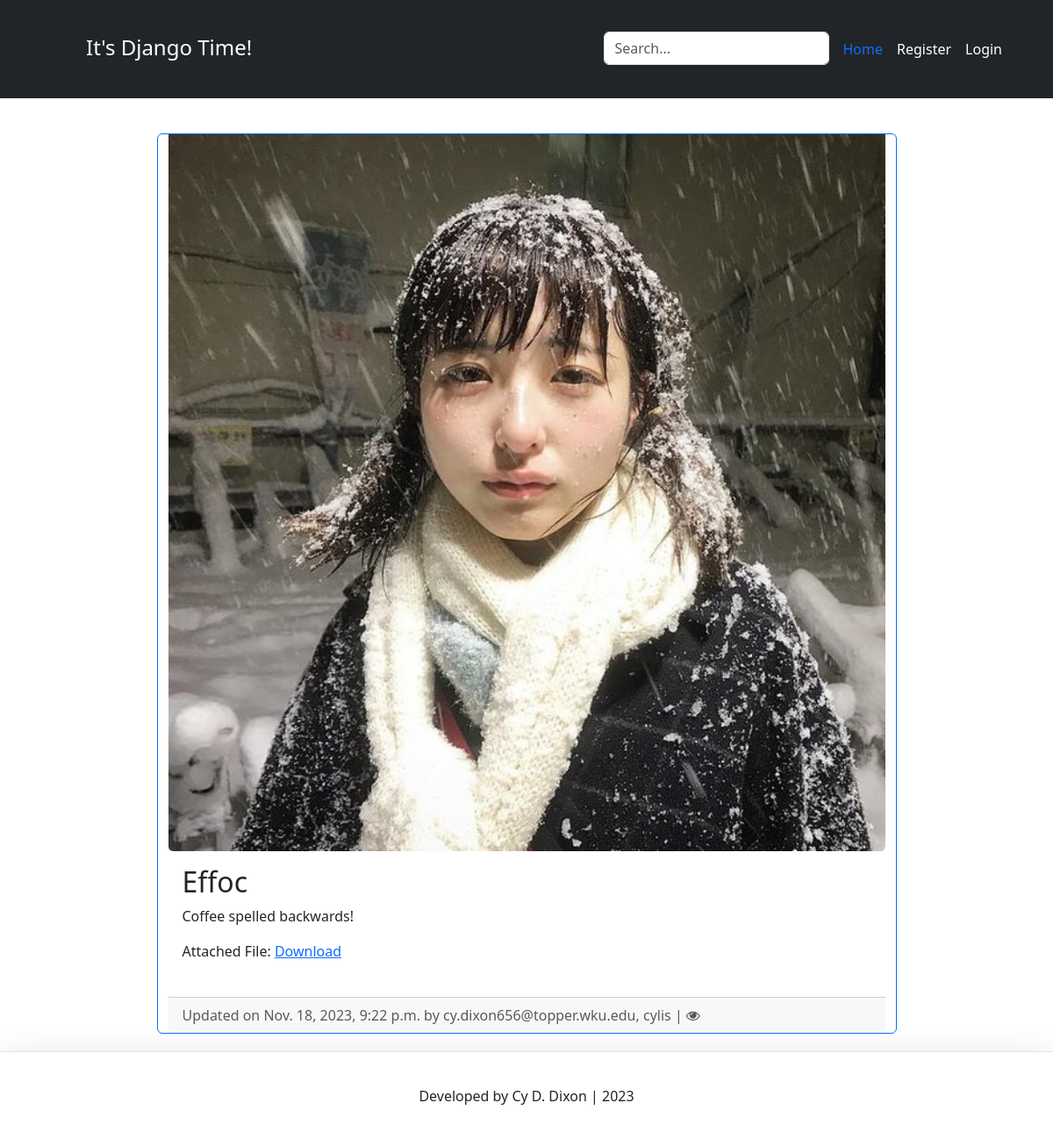
The app's page /blog/cylis-effoc/ with its own data.
### blog/models.py (models this page shows, shortened)
class BlogPost(models.Model):
	title = models.CharField(max_length=50,null=False,blank=False)
	body = models.TextField(max_length=50,null=False,blank=False)
	image = models.ImageField(upload_to=upload_location,null=False,blank=False)
	file = models.FileField(upload_to=upload_location,default='static/gov.png')
	date_published = models.DateTimeField(auto_now_add=True,verbose_name="date published")
	date_updated = models.DateTimeField(auto_now=True,verbose_name="date updated")
	author = models.ForeignKey(settings.AUTH_USER_MODEL,on_delete=models.CASCADE)
	slug = models.SlugField(blank=True,unique=True)

### account/models.py (models this page shows, shortened)
class Account(AbstractBaseUser):
	email 					= models.EmailField(verbose_name="email", max_length=60, unique=True)
	username 				= models.CharField(max_length=30, unique=True)
	date_joined				= models.DateTimeField(verbose_name='date joined', auto_now_add=True)
	last_login				= models.DateTimeField(verbose_name='last login', auto_now=True)
	is_admin				= models.BooleanField(default=False)
	is_active				= models.BooleanField(default=True)
	is_staff				= models.BooleanField(default=False)
	is_superuser			= models.BooleanField(default=False)
	USERNAME_FIELD = 'email'
	REQUIRED_FIELDS = ['username']
	objects = MyAccountManager()
	def __str__(self):
		return self.email + ", " + self.username

### blog/views.py (the view)
# urls.py: path('<slug>/', detail_blog_view, name="detail"),
def detail_blog_view(request, slug):
	context = {}
	post = get_object_or_404(BlogPost, slug=slug)
	if request.method == 'POST':
		form = ReplyForm(request.POST)
		if form.is_valid():
			obj = form.save(commit=False)
			obj.post = post
			obj.save()
			return redirect('/')
	else:
		form = ReplyForm()
	context['blog_post'] = post
	context['form'] = form
	hit_count = HitCount.objects.get_for_object(post)
	hit_count_response = HitCountMixin.hit_count(request, hit_count)
	return render(request, 'blog/deatil_blog.html', context)

### blog/forms.py
class ReplyForm(forms.ModelForm):
	class Meta:
		model = Reply
		fields = ['post','name','body']

### blog/templates/blog/deatil_blog.html (shortened to what this page needs)
{% extends 'base.html' %}
{% load hitcount_tags %}
{% block content %}
<link rel="stylesheet" href="https://cdnjs.cloudflare.com/ajax/libs/font-awesome/4.7.0/css/font-awesome.min.css">
<body>
	<div class="container">
		<div class="row">
			<div class="card border-primary m-auto">
				<img class="card-img-bottom" src="{{blog_post.image.url}}">
				<div class="card-body mb-2">
					<h2 class="card-title">{{blog_post.title}}</h2>
					<p class="card-text">{{blog_post.body|safe}}</p>
					<p class="card-text">Attached File: <a href="path_to_file" download="{{blog_post.file.url}}">Download</a></p>
				</div>
				<div class="card-footer text-muted">
					Updated on {{blog_post.date_updated}} by {{blog_post.author}} | {% get_hit_count for blog_post %}
					<i class="fa fa-eye"></i>
				</div>
			</div>
		</div>
	</div>
</body>
{% endblock content %}

### templates/snippets/base_css.html (style rules this page uses)
body { background-color: #F5F5F5; }

### blog/templates/blog/deatil_blog.html (style rules this page uses)
.card { height: 75%; width: 75%; }
.container { padding: 20px; }

### records on screen
BlogPost: image (picture), title "Effoc", body "Coffee spelled backwards!", date_updated "Nov. 18, 2023, 9:22 p.m.", author "cy.dixon656@topper.wku.edu, cylis"
